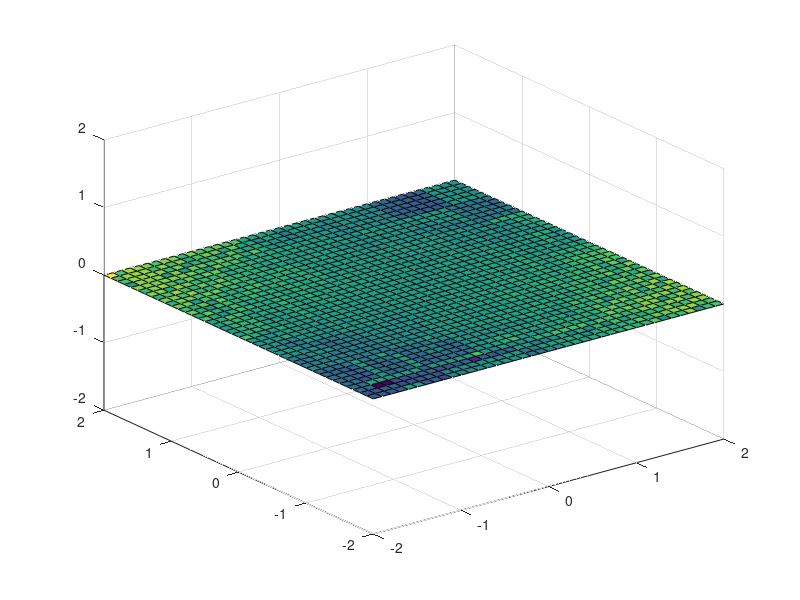

Recreate this plot in MATLAB. (Note: this script raises an error after producing the figure.)
close all
clear

% generate meshgrid
[x,y] = meshgrid(-2:.1:2,-2:.1:2);

%% projection to a line 
f_line = zeros(size(x));
a = [0.6;0.8];
P_a = a*a';
for i=1:length(x(:))
    q = [x(i);y(i)]; 
    f_line(i) = (q-P_a*q)'*P_a*q;
end
figure
surf(x,y,f_line);
axis([-2 2 -2 2 -2 2])

%% projection to a circle
f_circ = zeros(size(x));
u = rand(2,1)*10-5;
p0 = [0;0]; r = 1;
for i=1:length(x(:))
    p = [x(i);y(i)];
    pj = proj_circle(p,p0,r);
    f_circ(i) = (p-pj)'*pj;
%     f_circ(i) = (p-pj)'*(proj_circle(p-u,p0,r)-pj);
end
figure
surf(x,y,f_circ);
xlabel('x');ylabel('y');zlabel('z');

% calculate partial derivative
syms X Y real
% u = [1;1];
p = [X;Y]; 
pj = r*(p-p0)/norm(p-p0);
% puj = r*(p-u-p0)/norm(p-u-p0);
% F = (p-pj)'*(puj-pj);
F = (p-pj)'*pj;
dfX = diff(F,X);
dfY = diff(F,Y);